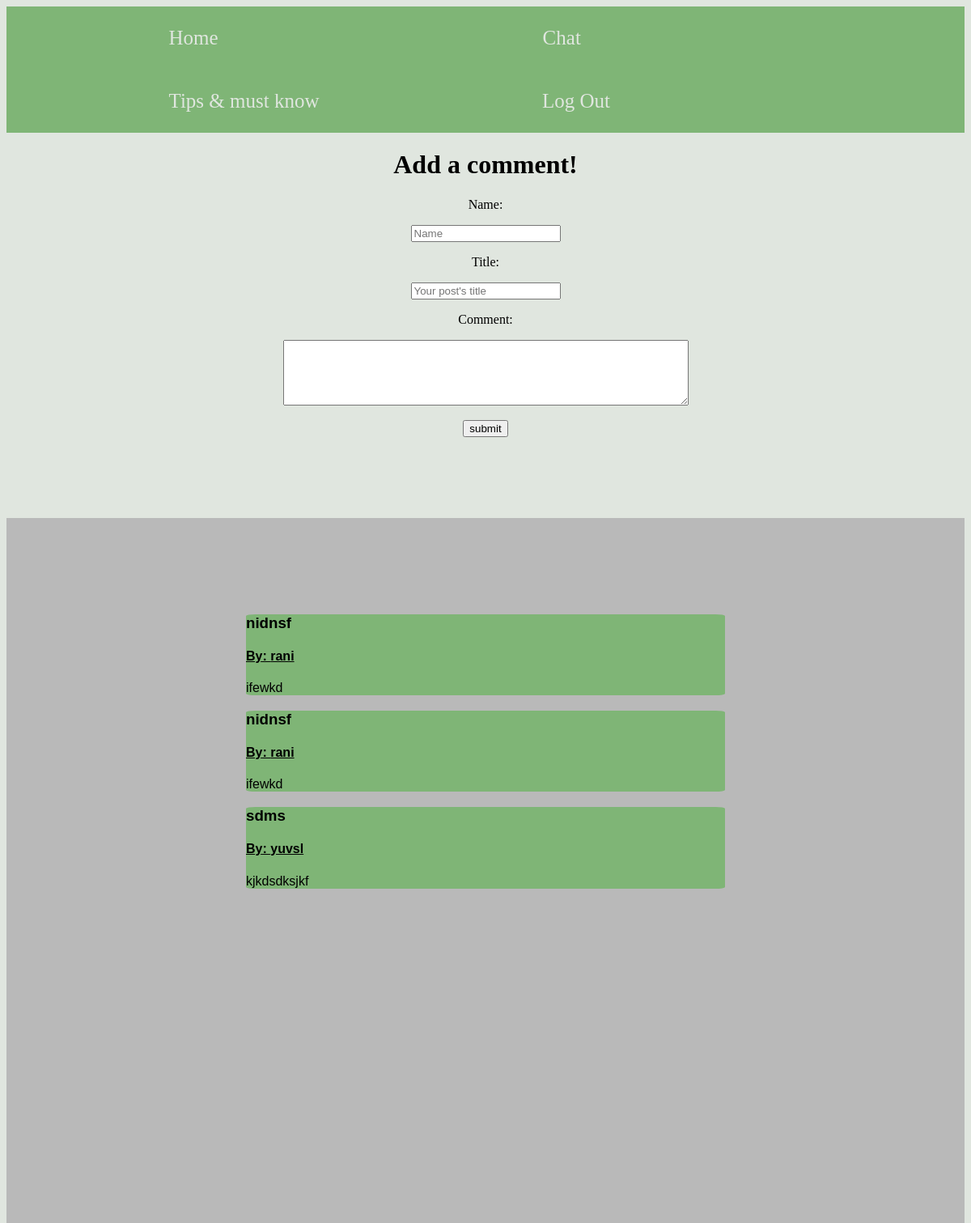
The app's page /chat (upper part), older data.
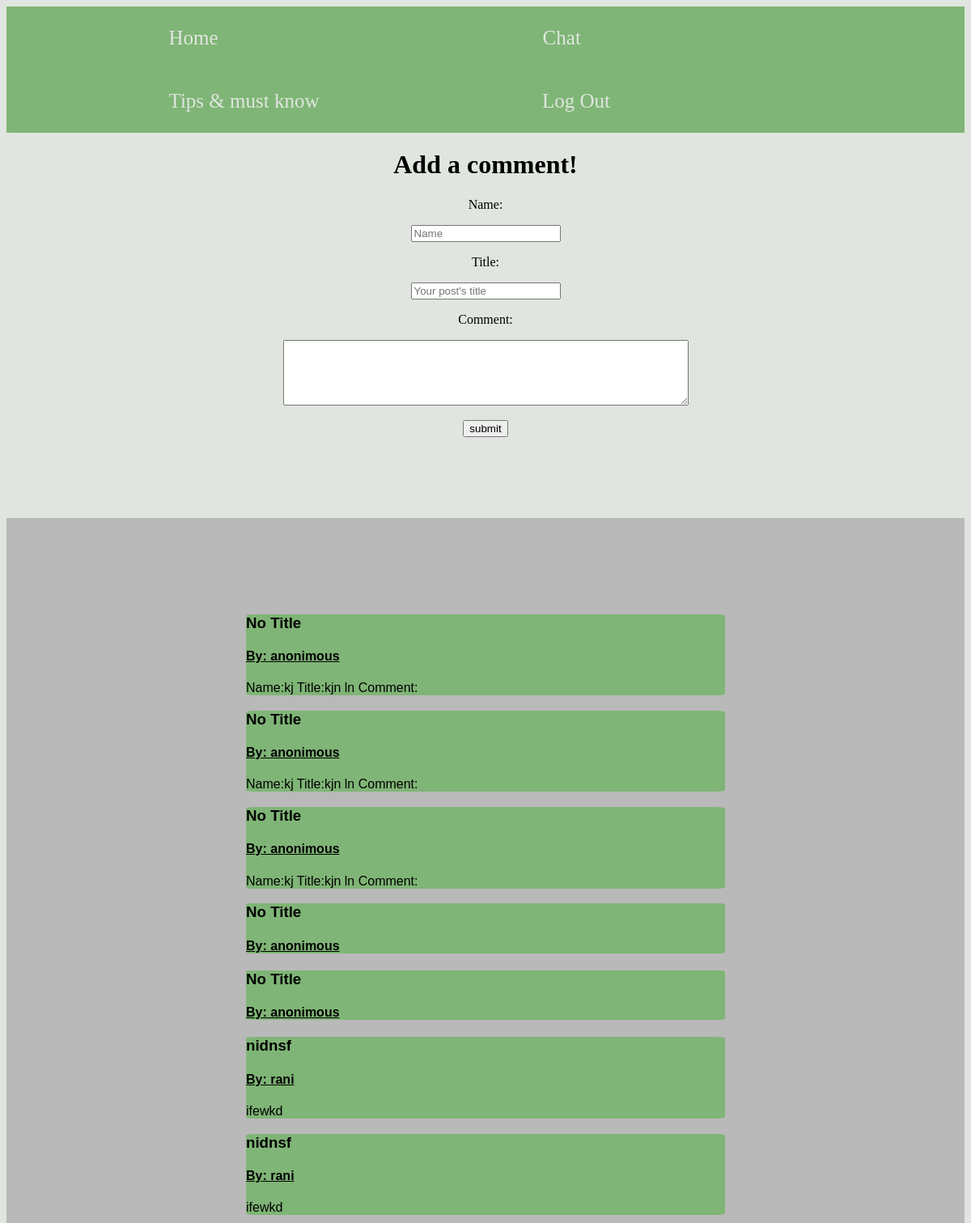
The same page, newer data.
### model.py (models this page shows, shortened)
class Post(Base):
	__tablename__ = 'posts'
	post_id = Column(Integer, primary_key=True)
	author_name = Column(String)
	title = Column(String)
	content = Column(String)

### app.py (the view, shortened to what this page needs)
@app.route('/chat', methods=['GET', 'POST'])
def chat():
	if request.method == 'GET':
		all_posts = query_all_posts()
		all_posts = all_posts[::-1]
		return render_template('chatroom.html', all_posts = all_posts, login_session = login_session)

### database.py (called while the page is built)
def query_all_posts():
	return session1.query(Post).all()

### templates/chatroom.html (shortened to what this page needs)
<!DOCTYPE html>
<html>
<head>
	<link rel="stylesheet" type="text/css" href="{{ url_for('static', filename='chatroom.css') }}">
	<link rel="stylesheet" type="text/css" href="{{ url_for('static', filename='navbar.css') }}">
</head>
<body>
	<div class = "navbar">
	<ul>
  		<li><a href="{{url_for( 'home')}}">Home</a></li>
  		<li><a href="{{url_for( 'chat')}}">Chat</a></li>
  		<li><a href="{{url_for( 'tips')}}">Tips & must know</a></li>
  		<li><a href="{{url_for( 'admin_logout')}}" id = "log_out_button">Log Out</a></li>
	</ul>
	</div>
	<h1 align="center">Add a comment!</h1>
<div id="form">
	<form action = "/chat" method = "post" >
		<p>Name:</p>
		<input type="text" name="author_name" placeholder="Name">
		<p>Title:</p>
		<input type="text" name="title" placeholder="Your post's title">
		<p>Comment:</p>
		<textarea rows="5" cols="60" style="display: block;" name="content" id ="text-erea">
		</textarea>
		<br>
		<input type="submit" name="submit" value = "submit">
	</form>
</div>
	<div class="posts">
	{% for post in all_posts %}
	<div class = "post_item">
		{% if post.title == "" %}
			<h3>No Title</h3>
		{% else %}
			<h3 class = "post_title">{{post.title}}</h3>
		{% endif %}
		{% if post.author_name == "" %}
			<h4><u>By: anonimous</u></h4>
		{% else %}
			<h4 class = "post_author"><u>By: {{post.author_name}}</u></h4>
		{% endif %}
		<p class = "post_content">{{post.content}}</p>
	</div>
	{% endfor %}
</div>
</body>
</html>

### static/chatroom.css (style rules this page uses)
body { background-color: #e0e6df; }
.post_item { margin: 0 auto; word-wrap: break-word; background-color: #7fb576; width:50%; border-radius: 2%; font-family:Arial, sans-serif; }
#form { text-align: center; padding-bottom: 100px; }
#text-erea { margin: 0 auto; }
.posts { background-color: #B9B9B9; height: 3000px; padding-top: 100px; }

### static/navbar.css (style rules this page uses)
.navbar { display: flex; flex-direction: row; flex-wrap: nowrap; }
ul { list-style-type: none; margin: 0; padding: 0; overflow: hidden; background-color: #7fb576; }
li { float: left; size:5px; font-size: 25px }
#log_out_button { size:2px; font-size: 25px; padding: 1em 3em; }
li a { display: block; color: #e0e6df; text-align: center; padding: 1em 8.02em; text-decoration: none; }

Row changes from the older to the newer data that the page shows:
no longer on this page (row unchanged): Post: title "sdms", author_name "yuvsl", content "kjkdsdksjkf"
added Post: title "No Title", author_name "By: anonimous", content "Name:kj Title:kjn ln Comment:"
added Post: title "No Title", author_name "By: anonimous", content "Name:kj Title:kjn ln Comment:"
added Post: title "No Title", author_name "By: anonimous", content "Name:kj Title:kjn ln Comment:"
added Post: title "No Title", author_name "By: anonimous"
added Post: title "No Title", author_name "By: anonimous"
